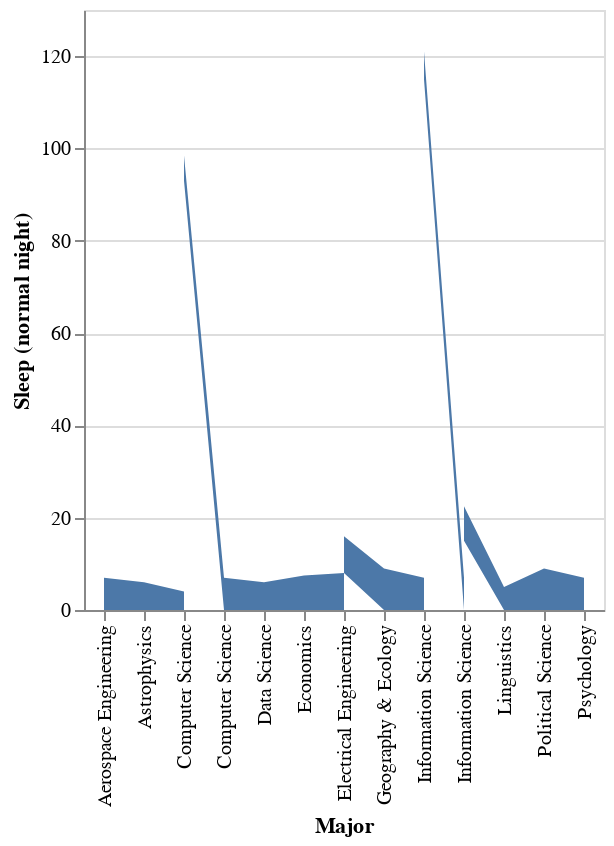

Notebook cell for this chart:
### Code cell
alt.Chart(data).mark_area().encode(x="Major",y="Sleep (normal night)")

### Figure 1 — Vega-Lite specification as saved in the notebook (floating-point values rounded to 4 significant figures)
{"config": {"view": {"continuousWidth": 400, "continuousHeight": 300}}, "data": {"name": "data-1c7d6a81c1d15de212d7c2874e9c0fd4"}, "mark": "area", "encoding": {"x": {"field": "Major", "type": "nominal"}, "y": {"field": "Sleep (normal night)", "type": "quantitative"}}, "$schema": "https://vega.github.io/schema/vega-lite/v4.17.0.json", "datasets": {"data-1c7d6a81c1d15de212d7c2874e9c0fd4": [{"Major": "Psychology", "Year": 3, "Homestate": "CA", "GPA": 3.9, "Pets": 0, "Sleep (normal night)": 7.0, "Color": "blue", "Miles away from campus": 0.1, "Plan year after graduation": "Masters in Psychology"}, {"Major": "Information Science", "Year": 5, "Homestate": "WY", "GPA": 3.2, "Pets": 2, "Sleep (normal night)": 7.0, "Color": "indigo", "Miles away from campus": 2.1, "Plan year after graduation": "Industry"}, {"Major": "Information Science", "Year": 3, "Homestate": "CO", "GPA": 3.8, "Pets": 1, "Sleep (normal night)": 6.0, "Color": "blue", "Miles away from campus": 14.0, "Plan year after graduation": "UX design"}, {"Major": "Information Science", "Year": 3, "Homestate": "GA", "GPA": 3.1, "Pets": 1, "Sleep (normal night)": 5.0, "Color": "teal", "Miles away from campus": 1.0, "Plan year after graduation": "Data Science work in the games industry"}, {"Major": "Computer Science", "Year": 2, "Homestate": "CO", "GPA": 3.3, "Pets": 5, "Sleep (normal night)": 4.0, "Color": "green", "Miles away from campus": 0.1, "Plan year after graduation": "Accessible Technology"}, {"Major": "Computer Science", "Year": 4, "Homestate": "TX", "GPA": 3.4, "Pets": 0, "Sleep (normal night)": 9.0, "Color": "orange", "Miles away from campus": 1.0, "Plan year after graduation": "Work"}, {"Major": "Computer Science", "Year": 3, "Homestate": "AZ", "GPA": 3.8, "Pets": 1, "Sleep (normal night)": 8.0, "Color": "blue", "Miles away from campus": 1.0, "Plan year after graduation": "Work"}, {"Major": "Geography & Ecology", "Year": 4, "Homestate": "CO", "GPA": 3.1, "Pets": 1, "Sleep (normal night)": 9.0, "Color": "red", "Miles away from campus": 27.0, "Plan year after graduation": "Work"}, {"Major": "Computer Science", "Year": 4, "Homestate": "AZ", "GPA": 3.6, "Pets": 4, "Sleep (normal night)": 8.0, "Color": "black", "Miles away from campus": 2.0, "Plan year after graduation": "Work"}, {"Major": "Information Science", "Year": 4, "Homestate": "CO", "GPA": 3.0, "Pets": 0, "Sleep (normal night)": 6.0, "Color": "gold", "Miles away from campus": 1.0, "Plan year after graduation": "UX Designer"}, {"Major": "Information Science", "Year": 4, "Homestate": "CO", "GPA": 3.0, "Pets": 0, "Sleep (normal night)": 7.0, "Color": "blue", "Miles away from campus": 5.0, "Plan year after graduation": "Work as a software engineer"}, {"Major": "Computer Science", "Year": 4, "Homestate": "IL", "GPA": 3.9, "Pets": 0, "Sleep (normal night)": 7.5, "Color": "blue", "Miles away from campus": 2.0, "Plan year after graduation": "Work as a software engineer"}, {"Major": "Computer Science", "Year": 4, "Homestate": "CO", "GPA": 3.2, "Pets": 1, "Sleep (normal night)": 8.0, "Color": "brown", "Miles away from campus": 0.2, "Plan year after graduation": "Travel in Europe"}, {"Major": "Linguistics", "Year": 4, "Homestate": "VT", "GPA": 4.0, "Pets": 1, "Sleep (normal night)": 5.0, "Color": "blue", "Miles away from campus": 14.0, "Plan year after graduation": "buy a boat"}, {"Major": "Psychology", "Year": 4, "Homestate": "CO", "GPA": 4.0, "Pets": 1, "Sleep (normal night)": 9.0, "Color": "indigo", "Miles away from campus": 5.0, "Plan year after graduation": "professional research"}, {"Major": "Economics", "Year": 4, "Homestate": "KS", "GPA": 3.9, "Pets": 0, "Sleep (normal night)": 7.5, "Color": "red", "Miles away from campus": 0.5, "Plan year after graduation": "Move in with partner"}, {"Major": "Astrophysics", "Year": 4, "Homestate": "FL", "GPA": 3.4, "Pets": 1, "Sleep (normal night)": 6.0, "Color": "purple", "Miles away from campus": 2.0, "Plan year after graduation": "Industry"}, {"Major": "Aerospace Engineering", "Year": 3, "Homestate": "CO", "GPA": 3.9, "Pets": 2, "Sleep (normal night)": 7.0, "Color": "blue", "Miles away from campus": 0.5, "Plan year after graduation": "Industry"}, {"Major": "Electrical Engineering", "Year": 2, "Homestate": "NH", "GPA": 3.9, "Pets": 1, "Sleep (normal night)": 8.0, "Color": "blue", "Miles away from campus": 1.0, "Plan year after graduation": "van life"}, {"Major": "Information Science", "Year": 3, "Homestate": "CA", "GPA": 3.2, "Pets": 0, "Sleep (normal night)": 6.0, "Color": "purple", "Miles away from campus": 2.0, "Plan year after graduation": "UX Design"}, {"Major": "Information Science", "Year": 4, "Homestate": "CO", "GPA": 3.7, "Pets": 0, "Sleep (normal night)": 6.0, "Color": "pink", "Miles away from campus": 17.0, "Plan year after graduation": "industry"}, {"Major": "Information Science", "Year": 3, "Homestate": "CO", "GPA": 3.4, "Pets": 3, "Sleep (normal night)": 6.0, "Color": "blue", "Miles away from campus": 2.0, "Plan year after graduation": "Real Estate Apraiser"}, {"Major": "Data Science", "Year": 1, "Homestate": "PA", "GPA": 3.85, "Pets": 0, "Sleep (normal night)": 6.0, "Color": "mint green", "Miles away from campus": 0.5, "Plan year after graduation": "Research"}, {"Major": "Information Science", "Year": 4, "Homestate": "CO", "GPA": 3.1, "Pets": 1, "Sleep (normal night)": 8.0, "Color": "green", "Miles away from campus": 5.0, "Plan year after graduation": "Tech"}, {"Major": "Information Science", "Year": 4, "Homestate": "CO", "GPA": 3.3, "Pets": 7, "Sleep (normal night)": 7.0, "Color": "purple", "Miles away from campus": 0.2, "Plan year after graduation": "Industry"}, {"Major": "Computer Science", "Year": 4, "Homestate": "CO", "GPA": 3.6, "Pets": 3, "Sleep (normal night)": 6.0, "Color": null, "Miles away from campus": null, "Plan year after graduation": null}, {"Major": "Political Science", "Year": 3, "Homestate": "KY ", "GPA": 3.93, "Pets": 2, "Sleep (normal night)": 9.0, "Color": "blue", "Miles away from campus": 0.5, "Plan year after graduation": "Live in a van"}, {"Major": "Information Science ", "Year": 4, "Homestate": "IL", "GPA": 3.1, "Pets": 4, "Sleep (normal night)": 7.0, "Color": "green", "Miles away from campus": 0.2, "Plan year after graduation": "UX Designer"}, {"Major": "Information Science ", "Year": 4, "Homestate": "CO", "GPA": 3.8, "Pets": 1, "Sleep (normal night)": 8.0, "Color": "red", "Miles away from campus": 0.3, "Plan year after graduation": "Travel"}, {"Major": "Computer Science", "Year": 3, "Homestate": "CO", "GPA": 2.8, "Pets": 0, "Sleep (normal night)": 6.0, "Color": "black", "Miles away from campus": 0.2, "Plan year after graduation": "Travel"}, {"Major": "Computer Science", "Year": 2, "Homestate": "OR", "GPA": 3.6, "Pets": 0, "Sleep (normal night)": 7.0, "Color": "pink", "Miles away from campus": 19.0, "Plan year after graduation": "Academia"}, {"Major": "Information Science", "Year": 3, "Homestate": "IL", "GPA": 3.8, "Pets": 1, "Sleep (normal night)": 8.0, "Color": "pink", "Miles away from campus": 1.0, "Plan year after graduation": "Work"}, {"Major": "Information Science", "Year": 4, "Homestate": "CO", "GPA": 3.2, "Pets": 1, "Sleep (normal night)": 8.0, "Color": "blue", "Miles away from campus": 0.5, "Plan year after graduation": "Work/Travel"}, {"Major": "Information Science ", "Year": 4, "Homestate": "NM", "GPA": 3.9, "Pets": 0, "Sleep (normal night)": 7.5, "Color": "red", "Miles away from campus": 1.0, "Plan year after graduation": "Governement Spy"}, {"Major": "Computer Science ", "Year": 1, "Homestate": "CO", "GPA": 3.9, "Pets": 0, "Sleep (normal night)": 7.0, "Color": "purple", "Miles away from campus": 20.0, "Plan year after graduation": "Unknown"}, {"Major": "Computer Science", "Year": 2, "Homestate": "WA", "GPA": 3.9, "Pets": 1, "Sleep (normal night)": 8.0, "Color": "black", "Miles away from campus": 0.5, "Plan year after graduation": "Software Development Engineering"}, {"Major": "Information Science", "Year": 3, "Homestate": "CO", "GPA": 3.4, "Pets": 1, "Sleep (normal night)": 8.0, "Color": "orange", "Miles away from campus": 3.0, "Plan year after graduation": "Corporate Drone"}, {"Major": "Computer Science", "Year": 3, "Homestate": "CO", "GPA": 3.9, "Pets": 0, "Sleep (normal night)": 9.0, "Color": "green", "Miles away from campus": 0.3, "Plan year after graduation": "Consulting"}, {"Major": "Electrical Engineering", "Year": 2, "Homestate": "CO", "GPA": 3.5, "Pets": 2, "Sleep (normal night)": 8.0, "Color": "green", "Miles away from campus": 2.0, "Plan year after graduation": "Work"}, {"Major": "Information Science", "Year": 3, "Homestate": "IL", "GPA": 3.6, "Pets": 0, "Sleep (normal night)": 6.0, "Color": "orange", "Miles away from campus": 1.0, "Plan year after graduation": "Work"}, {"Major": "Information Science", "Year": 4, "Homestate": "CO", "GPA": 3.5, "Pets": 0, "Sleep (normal night)": 7.0, "Color": "black", "Miles away from campus": 0.2, "Plan year after graduation": "Master in Applied Analytics"}, {"Major": "Information Science", "Year": 4, "Homestate": "CA", "GPA": 3.5, "Pets": 1, "Sleep (normal night)": 7.0, "Color": "blue", "Miles away from campus": 0.5, "Plan year after graduation": "Unknown"}, {"Major": "Information Science", "Year": 3, "Homestate": "CO", "GPA": 3.1, "Pets": 0, "Sleep (normal night)": 7.0, "Color": "blue", "Miles away from campus": 0.5, "Plan year after graduation": "UX Design "}, {"Major": "Information Science", "Year": 4, "Homestate": "CA", "GPA": 3.5, "Pets": 1, "Sleep (normal night)": 6.0, "Color": "green", "Miles away from campus": 1.5, "Plan year after graduation": "Entrepreneur "}, {"Major": "Computer Science", "Year": 3, "Homestate": "MN", "GPA": 3.7, "Pets": 1, "Sleep (normal night)": 5.5, "Color": "pink", "Miles away from campus": 20.0, "Plan year after graduation": "Grad School and/or Work"}, {"Major": "Computer Science", "Year": 4, "Homestate": "CO", "GPA": 3.7, "Pets": 1, "Sleep (normal night)": 7.0, "Color": "blue", "Miles away from campus": 0.1, "Plan year after graduation": "Tech"}, {"Major": "Computer Science", "Year": 4, "Homestate": "CO", "GPA": 3.9, "Pets": 0, "Sleep (normal night)": 5.5, "Color": "black", "Miles away from campus": 1.1, "Plan year after graduation": "Work"}]}}
